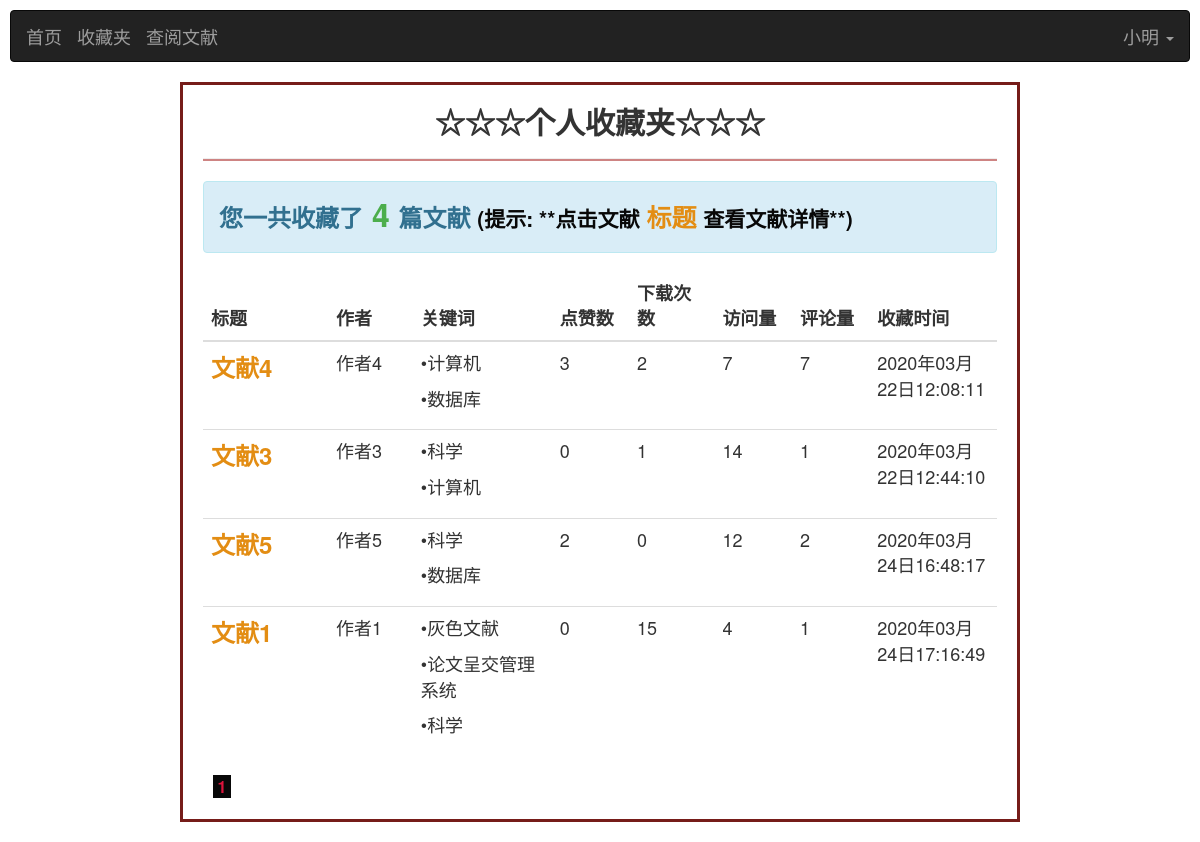
The page /literature/checkFavorite/2/1 (signed in) on the database its author committed.
### base/models.py (models this page shows, shortened)
class User(AbstractUser):#继承内置模型User，并在User的基础上添加新字段
    USER_TYPE = (
        (0, "学生"),
        (1, "老师"),
        (2, "管理员"),#需根据user_type的字段类型进行设置
    )
    name = models.CharField('姓名', max_length=50,default='')
    introduce = models.TextField('简介', default='什么都没留下...')
    photo = models.ImageField('头像', blank=True, upload_to='images/user/')
    user_type = models.IntegerField('身份标识(0:学生/1:老师/2:管理员)',default=0,choices=USER_TYPE)
    user_banji=models.ForeignKey(Banji,on_delete=models.CASCADE, null=True,blank=True,verbose_name='用户班级')
    user_major=models.ForeignKey(Major,on_delete=models.CASCADE,null=True,blank=True,verbose_name='用户专业')

### literature/models.py (models this page shows, shortened)
class Favorite(models.Model):
    favorite_user=models.ForeignKey(User, on_delete=models.CASCADE, default="",verbose_name='收藏夹的用户')
    favorite_literature=models.ForeignKey(Literature, on_delete=models.CASCADE, null=False,verbose_name='评论的文献')
    favorite_date=models.DateTimeField("收藏时间",default=timezone.now)#新增时自动获取当前日期
    class Meta:
        verbose_name = '收藏夹'#模型类的名字
        verbose_name_plural = '收藏夹'#模型类名字的复数形式，且优先显示

class Literature(models.Model):
    literature_name= models.CharField("文献标题",max_length=100)
    literature_author=models.CharField("文献作者",max_length=100)
    literature_label = models.ManyToManyField(Label, blank=True, verbose_name='文献标签')
    literature_like=models.IntegerField("文献点赞数",default=0)
    literature_download = models.IntegerField('文献下载次数', default=0)
    literature_view=models.IntegerField("文献访问量",default=0)
    literature_comment=models.IntegerField("文献评论量",default=0)
    literature_file=models.FileField("文献文件",blank=True,upload_to='upload/literatures/')
    filename=models.CharField("文献的文件名",max_length=50,default="未上传文件")
    filesize=models.IntegerField("文献大小",default=0)
    literature_uploader = models.ForeignKey(User, on_delete=models.CASCADE, null=False,verbose_name='文献上传者')
    upload_date=models.DateTimeField("文献上传时间",default=timezone.now)#新增时自动获取当前日期
    class Meta:
        verbose_name = '文献信息'#模型类的名字
        verbose_name_plural = '文献信息'#模型类名字的复数形式，且优先显示

class Label(models.Model):
    label_name = models.CharField('标签名称', max_length=100)
    label_user = models.ForeignKey(User, on_delete=models.CASCADE, verbose_name='标签所属用户')
    create_date=models.DateTimeField("文献标签创建时间",default=timezone.now)
    class Meta:
        verbose_name = '文献标签'  # 模型类的名字
        verbose_name_plural = '文献标签'  # 模型类名字的复数形式，且优先显示

### literature/views.py (the view)
# urls.py: path('checkFavorite/<int:id>/<int:page>',checkFavoriteView,name='checkFavorite'),
@login_required(login_url='/')
def checkFavoriteView(request, id, page ):
    user = User.objects.get(id=id)
    favorites=Favorite.objects.filter(favorite_user_id=user.id)
    result=False
    if not favorites.exists():
        result =True
    else:
        f = Paginator(favorites,5)
        try:
            pages = f.page(page)
        except PageNotAnInteger:
            pages = f.page(1)
        except EmptyPage:
            pages = f.page(f.num_pages)
    return render(request, 'checkFavorite.html',locals())

### templates/checkFavorite.html (shortened to what this page needs)
<!DOCTYPE html>
<html lang="en">
<head>
    {% load staticfiles %}
    <link rel="stylesheet" href="https://cdn.staticfile.org/twitter-bootstrap/3.3.7/css/bootstrap.min.css">
</head>
<body>
<div style="margin: 10px">
    <nav class="navbar navbar-inverse" role="navigation">
        <div class="container-fluid">
            <div class="navbar-header">
                <a class="navbar-brand" href="{% url 'index:index' id 1 %}">首页</a>
            </div>
            <div class="navbar-header">
                <a class="navbar-brand" href="{% url 'literature:checkFavorite' id 1 %}">收藏夹</a>
            </div>
            <div class="navbar-header">
                <a class="navbar-brand" href="{% url 'literature:searchLiterature' id 1 %}">查阅文献</a>
            </div>
            <div>
                <ul class="nav navbar-nav navbar-right">
                    <li class="dropdown">
                        <a href="" class="dropdown-toggle" data-toggle="dropdown" style="font-size: 18px">
                            {% if user.name == "" %}
                                {{ user.username }}
                            {% else %}
                                {{ user.name }}
                            {% endif %}
                            <b class="caret"></b>
                        </a>
                    </li>
                </ul>
            </div>
        </div>
    </nav>
</div>
<br/>
<main style="margin-top:-20px;margin-bottom: 20px;margin-left: 180px;margin-right: 180px;border: solid;border-color: #761c19 ">
    <div class="infosbox">
        <h2 style="text-align: center"><strong>☆☆☆个人收藏夹☆☆☆</strong></h2>
        <div style="margin: 20px">
            <hr style="height: 2px;background-color: #ce8483 ">
            {% if result %}
                <h3>
                    <div class="alert alert-warning" style="text-align:left;font-weight: bold">
                        您还未收藏任何文献!
                    </div>
                </h3>
            {% else %}
                <h3>
                    <div class="alert alert-info" style="text-align:left;font-weight: bold">
                        您一共收藏了<strong style="color: #4cae4c;font-size: xx-large"> {{ favorites.count }} </strong>篇文献
                        <label style="color: #080808;font-size: 21px">(提示: **点击文献<strong
                                style="color: #e38d13;font-size: 25px"> 标题 </strong>查看文献详情**)</label>
                    </div>
                </h3>
            {% endif %}
            <table class="table table-hover">
                <thead>
                <tr style="font-size: large">
                    <th>标题</th>
                    <th>作者</th>
                    <th>关键词</th>
                    <th>点赞数</th>
                    <th>下载次数</th>
                    <th>访问量</th>
                    <th>评论量</th>
                    <th>收藏时间</th>
                </tr>
                </thead>
                <tbody>
                {% for list in pages.object_list %}
                    <tr style="font-size: large">
                        <td width="150px">
                            <a href="{% url 'literature:detailLiterature' id list.favorite_literature.id 1 0 %}"
                               style="color: #e38d13;font-weight: bold;font-size: x-large">
                                {{ list.favorite_literature.literature_name }}
                            </a>
                        </td>
                        <td width="100px">{{ list.favorite_literature.literature_author }}</td>
                        <td width="170px">
                            <div>
                                {% for label in list.favorite_literature.literature_label.all %}
                                    <p>•{{ label.label_name }}</p>
                                {% endfor %}
                            </div>
                        </td>
                        <td width="90px">{{ list.favorite_literature.literature_like }}</td>
                        <td width="100px">{{ list.favorite_literature.literature_download }}</td>
                        <td width="90px">{{ list.favorite_literature.literature_view }}</td>
                        <td width="90px">{{ list.favorite_literature.literature_comment }}</td>
                        <td width="140px">{{ list.favorite_date | date:"Y年m月d日H:i:s" }}</td>
                    </tr>
                {% endfor %}
                </tbody>
            </table>
            <div class="pagelist" style="margin-left: 10px">
                {% if pages.object_list %}
                    {% for page in pages.paginator.page_range %}
                        {% if pages.number == page %}
                            <a href="javascript:;" class="curPage" style="color: #080808;
                            font-size: medium;font-weight: bold;color: crimson ;background-color: #080808 ">&nbsp{{ page }}&nbsp</a>
                        {% else %}
                            <a href="{% url 'literature:checkFavorite' id page %}" style="color: #080808;font-size: medium;
                            font-weight: bold;background-color: #cccccc ">&nbsp{{ page }}&nbsp</a>
                        {% endif %}
                    {% endfor %}
                {% endif %}
            </div>
        </div>
    </div>
</main>
</body>
</html>

### rows shown on the page
User: name "小明"
Favorite: favorite_literature.literature_name "文献4", favorite_literature.literature_author "作者4", favorite_literature.literature_like "3", favorite_literature.literature_download "2", favorite_literature.literature_view "7", favorite_literature.literature_comment "7", favorite_date "2020年03月22日12:08:11"
Label: label_name "计算机"
Label: label_name "数据库"
Favorite: favorite_literature.literature_name "文献3", favorite_literature.literature_author "作者3", favorite_literature.literature_like "0", favorite_literature.literature_download "1", favorite_literature.literature_view "14", favorite_literature.literature_comment "1", favorite_date "2020年03月22日12:44:10"
Label: label_name "科学"
Favorite: favorite_literature.literature_name "文献5", favorite_literature.literature_author "作者5", favorite_literature.literature_like "2", favorite_literature.literature_download "0", favorite_literature.literature_view "12", favorite_literature.literature_comment "2", favorite_date "2020年03月24日16:48:17"
Favorite: favorite_literature.literature_name "文献1", favorite_literature.literature_author "作者1", favorite_literature.literature_like "0", favorite_literature.literature_download "15", favorite_literature.literature_view "4", favorite_literature.literature_comment "1", favorite_date "2020年03月24日17:16:49"
Label: label_name "灰色文献"
Label: label_name "论文呈交管理系统"

### other values the page prints
{{ favorites.count }} "4"
{{ page }} "1"
